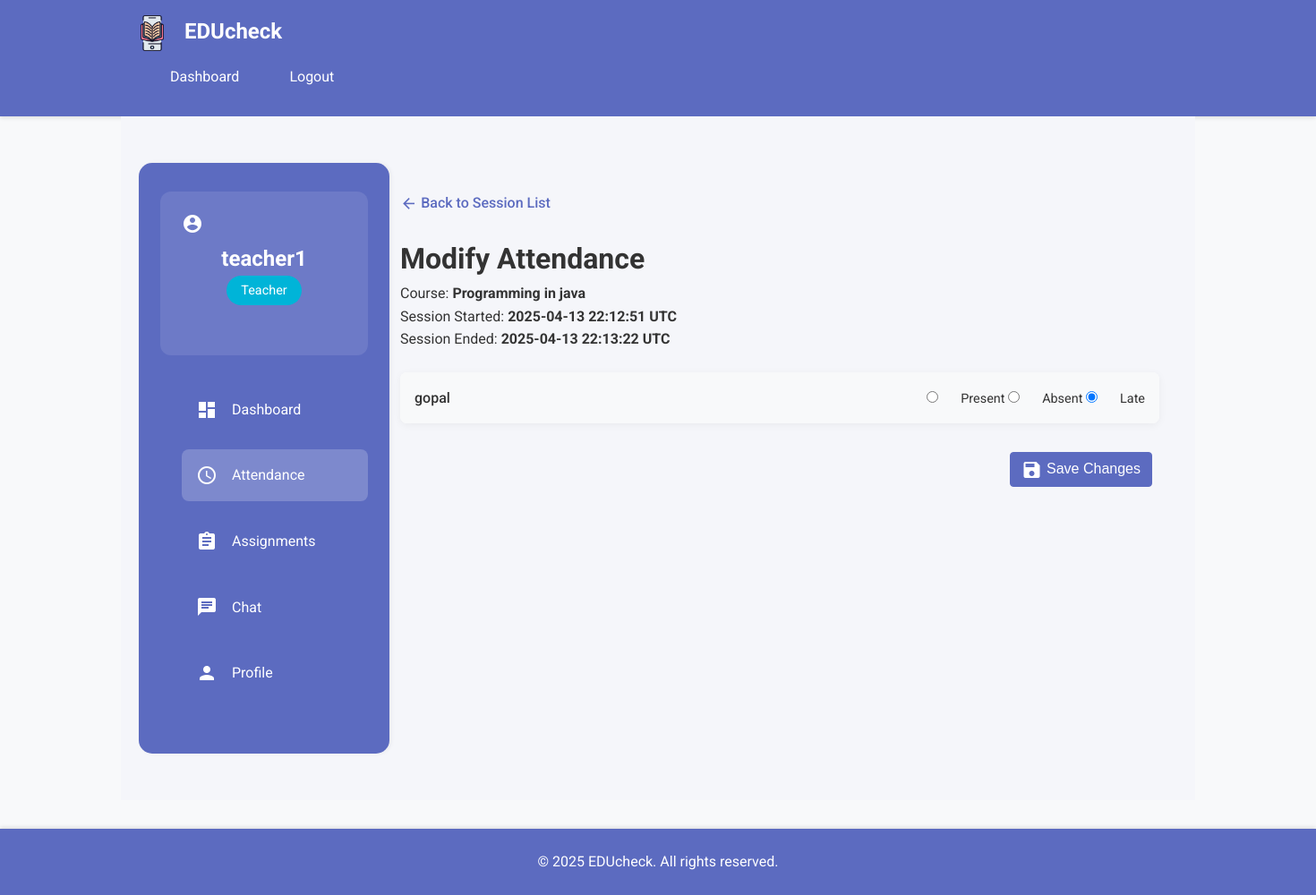
The page /teacher/session/1/modify (signed in) on the database its author committed.
### app/models/user.py (models this page shows, shortened)
class User(UserMixin, db.Model):
    __tablename__ = 'users'
    id = db.Column(db.Integer, primary_key=True)
    username = db.Column(db.String(64), index=True, unique=True)
    email = db.Column(db.String(120), index=True, unique=True)
    password_hash = db.Column(db.String(128))
    role = db.Column(db.String(20))  # student, teacher, admin
    face_encoding = db.Column(db.LargeBinary)
    created_at = db.Column(db.DateTime, default=datetime.utcnow)
    assignments = db.relationship('AssignmentSubmission', backref='student', lazy='dynamic')
    sent_messages = db.relationship('ChatMessage',
                                    foreign_keys='ChatMessage.sender_id',
                                    backref='message_sender',
                                    lazy='dynamic')
    received_messages = db.relationship('ChatMessage',
                                        foreign_keys='ChatMessage.receiver_id',
                                        backref='message_receiver',
                                        lazy='dynamic')
    attendance_records = db.relationship('Attendance', backref='student', lazy='dynamic')

### app/models/course.py (models this page shows, shortened)
class Course(db.Model):
    id = db.Column(db.Integer, primary_key=True)
    name = db.Column(db.String(100), nullable=False)
    class_number = db.Column(db.String(20), nullable=False)
    session = db.Column(db.String(20), nullable=False)
    semester = db.Column(db.String(20), nullable=False)
    class_code = db.Column(db.String(8), unique=True, nullable=False)
    meet_code = db.Column(db.String(50))
    teacher_id = db.Column(db.Integer, db.ForeignKey('users.id'))
    created_at = db.Column(db.DateTime, default=datetime.utcnow)
    teacher = db.relationship('User', foreign_keys=[teacher_id], backref='teaching_courses') # Changed backref from 'courses'

### app/models/attendance_session.py (models this page shows, shortened)
class AttendanceSession(db.Model):
    id = db.Column(db.Integer, primary_key=True)
    course_id = db.Column(db.Integer, db.ForeignKey('course.id'), nullable=False)
    teacher_id = db.Column(db.Integer, db.ForeignKey('users.id'), nullable=False) # Added teacher_id
    start_time = db.Column(db.DateTime, default=datetime.utcnow)
    end_time = db.Column(db.DateTime, nullable=True) # Null indicates session is active
    course = db.relationship('Course', backref='attendance_sessions')
    teacher = db.relationship('User', backref='started_attendance_sessions') # Added teacher relationship
    attendance_records = db.relationship('Attendance', backref='session', lazy='dynamic')

### app/models/attendance.py (models this page shows, shortened)
class Attendance(db.Model):
    id = db.Column(db.Integer, primary_key=True)
    student_id = db.Column(db.Integer, db.ForeignKey('users.id'), nullable=False) # Corrected FK
    course_id = db.Column(db.Integer, db.ForeignKey('course.id'), nullable=False)
    session_id = db.Column(db.Integer, db.ForeignKey('attendance_session.id'), nullable=False) # Link to session
    marked_at = db.Column(db.DateTime, default=datetime.utcnow) # Timestamp for when marked
    status = db.Column(db.String(20), default='present') # Status (present, absent, late?)

### app/routes/teacher_routes.py (the view, shortened to what this page needs)
@bp.route('/session/<int:session_id>/modify', methods=['GET', 'POST'])
@login_required
@role_required('teacher')
def modify_attendance_session(session_id):
    session = AttendanceSession.query.get_or_404(session_id)
    course = session.course
    if course.teacher_id != current_user.id:
        abort(403)
    enrollments = StudentCourse.query.filter_by(course_id=course.id).all()
    students = [enrollment.student for enrollment in enrollments]
    existing_records_list = Attendance.query.filter_by(session_id=session.id).all()
    attendance_statuses = {record.student_id: record.status for record in existing_records_list}
    return render_template('attendance/modify_session.html',
                           title=f"Modify Attendance for {course.name}",
                           session=session,
                           students=students,
                           attendance_statuses=attendance_statuses)

### app/__init__.py (called while the page is built)
@login.user_loader
def load_user(id):
    from app.models import User
    return User.query.get(int(id))

### app/templates/attendance/modify_session.html (shortened to what this page needs)
{% extends "base.html" %}
{% block styles %}
{{ super() }}
<link rel="stylesheet" href="{{ url_for('static', filename='css/main.css') }}">
<link rel="stylesheet" href="{{ url_for('static', filename='css/course.css') }}">
{% endblock %}
{% block content %}
<div class="dashboard-container">
    <aside class="sidebar">
        <div class="user-card">
            <div class="avatar">
                {% if current_user.profile_pic %}
                    <img src="{{ url_for('static', filename='uploads/' + current_user.profile_pic) }}" alt="Profile Picture">
                {% else %}
                    <span class="material-icons">account_circle</span>
                {% endif %}
            </div>
            <div class="user-info">
                <h2>{{ current_user.username }}</h2>
                <p class="role-badge">Teacher</p>
            </div>
        </div>
        <nav class="dashboard-nav">
            <a href="{{ url_for('teacher_routes.teacher_dashboard') }}" class="nav-item">
                <span class="material-icons">dashboard</span> Dashboard
            </a>
             <a href="{{ url_for('teacher_routes.manage_attendance') }}" class="nav-item active">
                <span class="material-icons">schedule</span> Attendance
            </a>
            <a href="#assignments" class="nav-item">
                <span class="material-icons">assignment</span> Assignments
            </a>
            <a href="{{ url_for('chat_routes.chat_interface') }}" class="nav-item">
                <span class="material-icons">chat</span> Chat
            </a>
            <a href="{{ url_for('teacher_routes.profile') }}" class="nav-item">
                <span class="material-icons">person</span> Profile
            </a>
        </nav>
    </aside>
    <main class="main-content">
        <a href="{{ url_for('teacher_routes.view_attendance_records', course_id=session.course_id) }}" class="back-link">
            <span class="material-icons">arrow_back</span> Back to Session List
        </a>
        <h1>Modify Attendance</h1>
        <p>Course: <strong>{{ session.course.name }}</strong></p>
        <p>Session Started: <strong>{{ session.start_time.strftime('%Y-%m-%d %H:%M:%S') }} UTC</strong></p>
        <p>Session Ended: <strong>{{ session.end_time.strftime('%Y-%m-%d %H:%M:%S') }} UTC</strong></p>
        <form method="POST" action="{{ url_for('teacher_routes.modify_attendance_session', session_id=session.id) }}">
            <div class="student-attendance-list card">
                {% if students %}
                    {% for student in students %}
                    <div class="student-item">
                        <span class="student-name">{{ student.username }}</span>
                        <div class="status-selector">
                            {% set current_status = attendance_statuses.get(student.id, 'absent') %}
                            <input type="radio" id="status_{{ student.id }}_present" name="status_{{ student.id }}" value="present" {% if current_status == 'present' %}checked{% endif %}>
                            <label for="status_{{ student.id }}_present">Present</label>
                            <input type="radio" id="status_{{ student.id }}_absent" name="status_{{ student.id }}" value="absent" {% if current_status == 'absent' %}checked{% endif %}>
                            <label for="status_{{ student.id }}_absent">Absent</label>
                            <input type="radio" id="status_{{ student.id }}_late" name="status_{{ student.id }}" value="late" {% if current_status == 'late' %}checked{% endif %}>
                            <label for="status_{{ student.id }}_late">Late</label>
                        </div>
                    </div>
                    {% endfor %}
                {% else %}
                    <p style="padding: 1rem;">No students enrolled in this course.</p>
                {% endif %}
            </div>
            {% if students %}
            <div class="submit-button-container">
                <button type="submit" class="btn btn-primary">
                    <span class="material-icons" style="vertical-align: middle;">save</span> Save Changes
                </button>
            </div>
            {% endif %}
        </form>
    </main>
</div>
{% endblock %}

### app/templates/base.html (shortened to what this page needs)
<!DOCTYPE html>
<html lang="en">
<head>
    {% block styles %}
    <link rel="stylesheet" href="{{ url_for('static', filename='css/main.css') }}">
    <link rel="stylesheet" href="https://cdnjs.cloudflare.com/ajax/libs/font-awesome/5.15.4/css/all.min.css">
    {% endblock %}
</head>
<body class="{% block body_class %}{% endblock %}">
    {% block navbar %}
    <nav class="navbar">
        <div class="container">
            <a class="navbar-brand" href="{{ url_for('auth.index') }}">
                <img src="{{ url_for('static', filename='images/5442091.png') }}" alt="EDUcheck Logo" class="navbar-logo">
                EDUcheck
            </a>
            <ul class="navbar-nav">
                {% if current_user.is_authenticated %}
                    {% if current_user.role == 'student' %}
                    <li class="nav-item"><a class="nav-link" href="{{ url_for('student_routes.student_dashboard') }}">Dashboard</a></li>
                    {% elif current_user.role == 'teacher' %}
                    <li class="nav-item"><a class="nav-link" href="{{ url_for('teacher_routes.teacher_dashboard') }}">Dashboard</a></li>
                    {% elif current_user.role == 'admin' %}
                    <li class="nav-item"><a class="nav-link" href="{{ url_for('admin_routes.dashboard') }}">Dashboard</a></li>
                    {% endif %}
                    <li class="nav-item"><a class="nav-link" href="{{ url_for('auth.logout') }}">Logout</a></li>
                {% else %}
                    <li class="nav-item"><a class="nav-link" href="{{ url_for('auth.login') }}">Login</a></li>
                    <li class="nav-item"><a class="nav-link" href="{{ url_for('auth.register') }}">Register</a></li>
                {% endif %}
            </ul>
        </div>
    </nav>
    {% endblock %}
    <div class="container main-content">
        {% block content %}{% endblock %}
    </div>
    {% block footer %}
    <footer class="footer">
        <div class="container text-center">
            <p>&copy; {{ now.year }} EDUcheck. All rights reserved.</p>
        </div>
    </footer>
    {% endblock %}
</body>
</html>

### app/static/css/main.css (style rules this page uses)
:root { --primary-color: #4285f4; --secondary-color: #34a853; --background: #f8f9fa; }
body { font-family: 'Roboto', sans-serif; background: var(--background); }
.dashboard-container { display: grid; grid-template-columns: 250px 1fr; min-height: 100vh; }
.sidebar { background: #1a1a2e; padding: 2rem; color: white; }
.user-info { text-align: center; margin-bottom: 2rem; }
.role-badge { background: #00b4d8; color: white; padding: 0.3rem 1rem; border-radius: 20px; display: inline-block; font-size: 0.9rem; }
.dashboard-nav { display: flex; flex-direction: column; gap: 1rem; }
.nav-item { color: white; padding: 1rem; border-radius: 8px; display: flex; align-items: center; gap: 1rem; transition: background 0.3s ease; }
.main-content { padding: 2rem; background: #f5f6fa; }
.btn-primary { background: #00b4d8; color: white; padding: 0.8rem 1.5rem; border: none; border-radius: 6px; cursor: pointer; transition: transform 0.2s ease; }
.dashboard-container { display: grid; grid-template-columns: 280px 1fr; min-height: calc(100vh - 140px); background-color: #f5f6fa; gap: 2rem; position: relative; margin-top: 20px; margin-bottom: 20px; }
.sidebar { background-color: #5c6bc0; padding: 2rem 1.5rem; box-shadow: 2px 0 5px rgba(0, 0, 0, 0.05); min-height: calc(100vh - 140px); width: 280px; border-radius: 15px; color: white; margin-left: 20px; position: relative; }
.dashboard-container::before { content: ''; position: absolute; top: -20px; left: 0; width: 320px; height: calc(100% + 40px); background-color: #5c6bc0; z-index: -1; }
.user-card { background: rgba(255, 255, 255, 0.15); border-radius: 12px; padding: 1.5rem; margin-bottom: 2rem; }
.nav-item.active { background: rgba(255, 255, 255, 0.3); }
.main-content { padding: 2rem 3rem; width: calc(100% - 40px); max-width: 1200px; margin-right: 20px; }
.dashboard-container::before { content: ''; position: absolute; top: -20px; left: 0; width: 320px; height: calc(100% + 40px); background-color: #1a1f36; z-index: -1; }
.nav-item { color: #ffffff; padding: 1rem; border-radius: 8px; display: flex; align-items: center; gap: 1rem; transition: background 0.3s ease; text-decoration: none; }
.nav-item.active { background: rgba(255, 255, 255, 0.2); }
.user-card { background: rgba(255, 255, 255, 0.1); border-radius: 12px; padding: 1.5rem; margin-bottom: 2rem; }
* { margin: 0; padding: 0; box-sizing: border-box; }
body { font-family: 'Roboto', 'Segoe UI', Arial, sans-serif; line-height: 1.6; color: #333; background-color: #f8f9fa; }
.container { width: 100%; max-width: 1200px; margin: 0 auto; padding: 0 15px; }
.navbar { background-color: #5c6bc0; color: white; padding: 1rem 0; box-shadow: 0 2px 4px rgba(0, 0, 0, 0.1); }
.footer { background-color: #5c6bc0 !important; color: white; padding: 1.5rem 0; margin-top: 2rem; box-shadow: 0 -2px 4px rgba(0, 0, 0, 0.1); }
.navbar-brand { font-size: 1.5rem; font-weight: 700; color: white; text-decoration: none; }
.navbar-nav { display: flex; list-style: none; }
.nav-item { margin-left: 1.5rem; }
.nav-link { color: white; text-decoration: none; transition: color 0.3s; }
.main-content { padding: 2rem 0; }
.card { background: white; border-radius: 8px; box-shadow: 0 2px 10px rgba(0, 0, 0, 0.05); margin-bottom: 1.5rem; overflow: hidden; }
.btn { display: inline-block; font-weight: 400; text-align: center; white-space: nowrap; vertical-align: middle; user-select: none; border: 1px solid transparent; padding: 0.375rem 0.75rem; font-size: 1rem; line-height: 1.5; border-radius: 0.25rem; transition: all 0.15s ease-in-out; cursor: pointer; }
.btn-primary { color: #fff; background-color: #5c6bc0; border-color: #5c6bc0; }
.text-center { text-align: center; }
.footer { background-color: #1a1f36; color: white; padding: 1.5rem 0; margin-top: 2rem; }
.navbar-logo { height: 40px; width: auto; margin-right: 10px; vertical-align: middle; }

### app/static/css/course.css (style rules this page uses)
button { padding: 0.5rem 1rem; border: none; border-radius: 4px; cursor: pointer; margin-right: 0.5rem; transition: background-color 0.3s ease; }
.btn { display: inline-block; font-weight: 400; text-align: center; vertical-align: middle; user-select: none; border: 1px solid transparent; padding: 0.375rem 0.75rem; font-size: 1rem; line-height: 1.5; border-radius: 0.25rem; transition: color .15s ease-in-out,background-color .15s ease-in-out,border-color .15s ease-in-out,box-shadow .15s ease-in-out; cursor: pointer; }
.btn-primary { color: #fff; background-color: #5c6bc0; border-color: #5c6bc0; }

### rows shown on the page
User: username "teacher1"
Course: course.name "Programming in java"
AttendanceSession: start_time "2025-04-13 22:12:51", end_time "2025-04-13 22:13:22"
User: username "gopal", id "☐ Present", id "☐ Absent", id "☑ Late"
